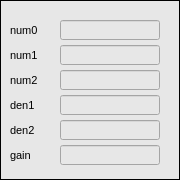
   <widget class="caFrame" name="caframe_7">
    <property name="geometry">
     <rect>
      <x>375</x>
      <y>70</y>
      <width>180</width>
      <height>180</height>
     </rect>
    </property>
    <property name="font">
     <font>
      <pointsize>8</pointsize>
     </font>
    </property>
    <property name="styleSheet">
     <string notr="true">background-color: rgb(231, 231, 231);</string>
    </property>
    <property name="frameShape">
     <enum>QFrame::Box</enum>
    </property>
    <property name="frameShadow">
     <enum>QFrame::Plain</enum>
    </property>
    <property name="lineWidth">
     <number>1</number>
    </property>
    <property name="midLineWidth">
     <number>1</number>
    </property>
    <property name="background">
     <color>
      <red>0</red>
      <green>0</green>
      <blue>0</blue>
     </color>
    </property>
    <property name="backgroundMode">
     <enum>caFrame::Filled</enum>
    </property>
    <widget class="QLabel" name="label_30">
     <property name="geometry">
      <rect>
       <x>10</x>
       <y>20</y>
       <width>45</width>
       <height>20</height>
      </rect>
     </property>
     <property name="font">
      <font>
       <pointsize>8</pointsize>
      </font>
     </property>
     <property name="text">
      <string>num0</string>
     </property>
    </widget>
    <widget class="caTextEntry" name="catextentry_26">
     <property name="geometry">
      <rect>
       <x>60</x>
       <y>20</y>
       <width>100</width>
       <height>20</height>
      </rect>
     </property>
     <property name="font">
      <font>
       <family>Monospace</family>
       <pointsize>9</pointsize>
      </font>
     </property>
     <property name="alignment">
      <set>Qt::AlignRight|Qt::AlignTrailing|Qt::AlignVCenter</set>
     </property>
     <property name="channel" stdset="0">
      <string notr="true">$(DEVICE):gdx:dsp_iir:$(BPM):IIR2:num0</string>
     </property>
     <property name="background">
      <color>
       <red>255</red>
       <green>255</green>
       <blue>255</blue>
      </color>
     </property>
     <property name="colorMode">
      <enum>caLineEdit::Static</enum>
     </property>
     <property name="precision">
      <number>6</number>
     </property>
     <property name="precisionMode">
      <enum>caLineEdit::User</enum>
     </property>
     <property name="fontScaleMode">
      <enum>caLineEdit::Height</enum>
     </property>
    </widget>
    <widget class="caTextEntry" name="catextentry_27">
     <property name="geometry">
      <rect>
       <x>60</x>
       <y>45</y>
       <width>100</width>
       <height>20</height>
      </rect>
     </property>
     <property name="font">
      <font>
       <family>Monospace</family>
       <pointsize>9</pointsize>
      </font>
     </property>
     <property name="alignment">
      <set>Qt::AlignRight|Qt::AlignTrailing|Qt::AlignVCenter</set>
     </property>
     <property name="channel" stdset="0">
      <string notr="true">$(DEVICE):gdx:dsp_iir:$(BPM):IIR2:num1</string>
     </property>
     <property name="background">
      <color>
       <red>255</red>
       <green>255</green>
       <blue>255</blue>
      </color>
     </property>
     <property name="colorMode">
      <enum>caLineEdit::Static</enum>
     </property>
     <property name="precision">
      <number>6</number>
     </property>
     <property name="precisionMode">
      <enum>caLineEdit::User</enum>
     </property>
     <property name="fontScaleMode">
      <enum>caLineEdit::Height</enum>
     </property>
    </widget>
    <widget class="QLabel" name="label_39">
     <property name="geometry">
      <rect>
       <x>10</x>
       <y>45</y>
       <width>45</width>
       <height>20</height>
      </rect>
     </property>
     <property name="font">
      <font>
       <pointsize>8</pointsize>
      </font>
     </property>
     <property name="text">
      <string>num1</string>
     </property>
    </widget>
    <widget class="caTextEntry" name="catextentry_28">
     <property name="geometry">
      <rect>
       <x>60</x>
       <y>95</y>
       <width>100</width>
       <height>20</height>
      </rect>
     </property>
     <property name="font">
      <font>
       <family>Monospace</family>
       <pointsize>9</pointsize>
      </font>
     </property>
     <property name="alignment">
      <set>Qt::AlignRight|Qt::AlignTrailing|Qt::AlignVCenter</set>
     </property>
     <property name="channel" stdset="0">
      <string notr="true">$(DEVICE):gdx:dsp_iir:$(BPM):IIR2:den1</string>
     </property>
     <property name="background">
      <color>
       <red>255</red>
       <green>255</green>
       <blue>255</blue>
      </color>
     </property>
     <property name="colorMode">
      <enum>caLineEdit::Static</enum>
     </property>
     <property name="precision">
      <number>6</number>
     </property>
     <property name="precisionMode">
      <enum>caLineEdit::User</enum>
     </property>
     <property name="fontScaleMode">
      <enum>caLineEdit::Height</enum>
     </property>
    </widget>
    <widget class="caTextEntry" name="catextentry_29">
     <property name="geometry">
      <rect>
       <x>60</x>
       <y>70</y>
       <width>100</width>
       <height>20</height>
      </rect>
     </property>
     <property name="font">
      <font>
       <family>Monospace</family>
       <pointsize>9</pointsize>
      </font>
     </property>
     <property name="alignment">
      <set>Qt::AlignRight|Qt::AlignTrailing|Qt::AlignVCenter</set>
     </property>
     <property name="channel" stdset="0">
      <string notr="true">$(DEVICE):gdx:dsp_iir:$(BPM):IIR2:num2</string>
     </property>
     <property name="background">
      <color>
       <red>255</red>
       <green>255</green>
       <blue>255</blue>
      </color>
     </property>
     <property name="colorMode">
      <enum>caLineEdit::Static</enum>
     </property>
     <property name="precision">
      <number>6</number>
     </property>
     <property name="precisionMode">
      <enum>caLineEdit::User</enum>
     </property>
     <property name="fontScaleMode">
      <enum>caLineEdit::Height</enum>
     </property>
    </widget>
    <widget class="QLabel" name="label_40">
     <property name="geometry">
      <rect>
       <x>10</x>
       <y>95</y>
       <width>45</width>
       <height>20</height>
      </rect>
     </property>
     <property name="font">
      <font>
       <pointsize>8</pointsize>
      </font>
     </property>
     <property name="text">
      <string>den1</string>
     </property>
    </widget>
    <widget class="QLabel" name="label_43">
     <property name="geometry">
      <rect>
       <x>10</x>
       <y>70</y>
       <width>45</width>
       <height>20</height>
      </rect>
     </property>
     <property name="font">
      <font>
       <pointsize>8</pointsize>
      </font>
     </property>
     <property name="text">
      <string>num2</string>
     </property>
    </widget>
    <widget class="caTextEntry" name="catextentry_30">
     <property name="geometry">
      <rect>
       <x>60</x>
       <y>145</y>
       <width>100</width>
       <height>20</height>
      </rect>
     </property>
     <property name="font">
      <font>
       <family>Monospace</family>
       <pointsize>9</pointsize>
      </font>
     </property>
     <property name="alignment">
      <set>Qt::AlignRight|Qt::AlignTrailing|Qt::AlignVCenter</set>
     </property>
     <property name="channel" stdset="0">
      <string notr="true">$(DEVICE):gdx:dsp_iir:$(BPM):IIR2:gain</string>
     </property>
     <property name="background">
      <color>
       <red>255</red>
       <green>255</green>
       <blue>255</blue>
      </color>
     </property>
     <property name="colorMode">
      <enum>caLineEdit::Static</enum>
     </property>
     <property name="precision">
      <number>6</number>
     </property>
     <property name="precisionMode">
      <enum>caLineEdit::User</enum>
     </property>
     <property name="fontScaleMode">
      <enum>caLineEdit::Height</enum>
     </property>
    </widget>
    <widget class="caTextEntry" name="catextentry_31">
     <property name="geometry">
      <rect>
       <x>60</x>
       <y>120</y>
       <width>100</width>
       <height>20</height>
      </rect>
     </property>
     <property name="font">
      <font>
       <family>Monospace</family>
       <pointsize>9</pointsize>
      </font>
     </property>
     <property name="alignment">
      <set>Qt::AlignRight|Qt::AlignTrailing|Qt::AlignVCenter</set>
     </property>
     <property name="channel" stdset="0">
      <string notr="true">$(DEVICE):gdx:dsp_iir:$(BPM):IIR2:den2</string>
     </property>
     <property name="background">
      <color>
       <red>255</red>
       <green>255</green>
       <blue>255</blue>
      </color>
     </property>
     <property name="colorMode">
      <enum>caLineEdit::Static</enum>
     </property>
     <property name="precision">
      <number>6</number>
     </property>
     <property name="precisionMode">
      <enum>caLineEdit::User</enum>
     </property>
     <property name="fontScaleMode">
      <enum>caLineEdit::Height</enum>
     </property>
    </widget>
    <widget class="QLabel" name="label_48">
     <property name="geometry">
      <rect>
       <x>10</x>
       <y>145</y>
       <width>45</width>
       <height>20</height>
      </rect>
     </property>
     <property name="font">
      <font>
       <pointsize>8</pointsize>
      </font>
     </property>
     <property name="text">
      <string>gain</string>
     </property>
    </widget>
    <widget class="QLabel" name="label_49">
     <property name="geometry">
      <rect>
       <x>10</x>
       <y>120</y>
       <width>45</width>
       <height>20</height>
      </rect>
     </property>
     <property name="font">
      <font>
       <pointsize>8</pointsize>
      </font>
     </property>
     <property name="text">
      <string>den2</string>
     </property>
    </widget>
   </widget>
